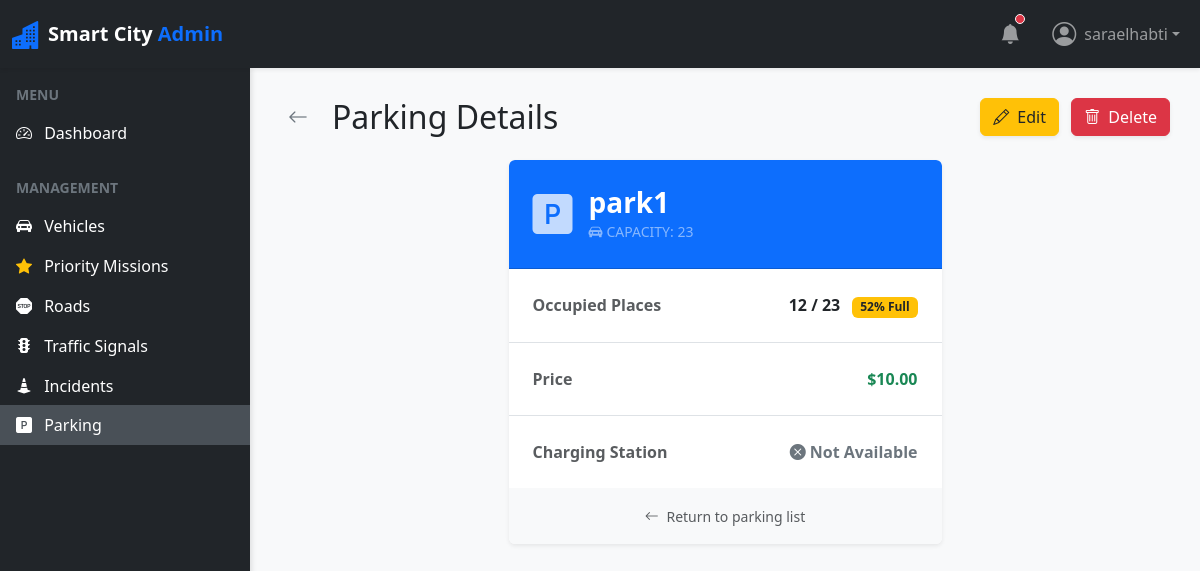
/parking/1/ (signed in), run on the app's committed database.
### parking/models.py (models this page shows, shortened)
class Parking(models.Model):
    name = models.CharField(max_length=255)
    capacity = models.PositiveIntegerField()
    occupied_places = models.PositiveIntegerField(default=0)
    price = models.DecimalField(max_digits=6, decimal_places=2, validators=[MinValueValidator(0.00)])
    charging_station = models.BooleanField(default=False)

### parking/views.py (the view)
# urls.py: path('<int:pk>/', ParkingDetailView.as_view(), name='parking-detail'),
class ParkingDetailView(LoginRequiredMixin, DetailView):
    model = Parking
    template_name = 'parking/parking_detail.html'
    context_object_name = 'parking'

### parking/templates/parking/parking_detail.html (shortened to what this page needs)
{% extends 'base.html' %}
{% block content %}
<div class="row mb-4">
    <div class="col-12 d-flex justify-content-between align-items-center">
        <h2 class="mb-0 d-flex align-items-center">
            <a href="{% url 'parking-list' %}" class="btn btn-sm btn-outline-secondary me-3 border-0"><i class="bi bi-arrow-left fs-5"></i></a>
            Parking Details
        </h2>
        <div>
            <a href="{% url 'parking-update' parking.pk %}" class="btn btn-warning text-dark shadow-sm me-2"><i class="bi bi-pencil me-1"></i> Edit</a>
            <a href="{% url 'parking-delete' parking.pk %}" class="btn btn-danger shadow-sm"><i class="bi bi-trash me-1"></i> Delete</a>
        </div>
    </div>
</div>
<div class="row">
    <div class="col-md-8 col-lg-6 mx-auto">
        <div class="card border-0 shadow-sm overflow-hidden">
            <div class="card-header bg-primary text-white p-4">
                <div class="d-flex align-items-center">
                    <i class="bi bi-p-square-fill fs-1 me-3 opacity-75"></i>
                    <div>
                        <h3 class="mb-0 fw-bold">{{ parking.name }}</h3>
                        <span class="text-white-50 text-uppercase tracking-wide small"><i class="bi bi-car-front-fill me-1"></i>Capacity: {{ parking.capacity }}</span>
                    </div>
                </div>
            </div>
            <div class="card-body p-0">
                <ul class="list-group list-group-flush">
                    <li class="list-group-item p-4 d-flex justify-content-between align-items-center">
                        <span class="text-muted fw-bold">Occupied Places</span>
                        <span class="fw-semibold">
                            {{ parking.occupied_places }} / {{ parking.capacity }}
                            {% widthratio parking.occupied_places parking.capacity 100 as percentage %}
                            <span class="badge bg-{% if percentage < '50' %}success{% elif percentage < '80' %}warning text-dark{% else %}danger{% endif %} ms-2">
                                {{ percentage }}% Full
                            </span>
                        </span>
                    </li>
                    <li class="list-group-item p-4 d-flex justify-content-between align-items-center">
                        <span class="text-muted fw-bold">Price</span>
                        <span class="fw-semibold text-success">${{ parking.price }}</span>
                    </li>
                    <li class="list-group-item p-4 d-flex justify-content-between align-items-center">
                        <span class="text-muted fw-bold">Charging Station</span>
                        <span class="fw-semibold">
                            {% if parking.charging_station %}
                                <span class="text-success"><i class="bi bi-check-circle-fill me-1"></i>Available</span>
                            {% else %}
                                <span class="text-secondary"><i class="bi bi-x-circle-fill me-1"></i>Not Available</span>
                            {% endif %}
                        </span>
                    </li>
                </ul>
            </div>
            <div class="card-footer bg-light p-3 text-center border-top-0">
                <a href="{% url 'parking-list' %}" class="text-decoration-none text-muted small"><i class="bi bi-arrow-left me-1"></i> Return to parking list</a>
            </div>
        </div>
    </div>
</div>
{% endblock %}

### vehicles/templates/base.html (shortened to what this page needs)
<!DOCTYPE html>
<html lang="en">
<head>
    <link href="https://cdn.jsdelivr.net/npm/bootstrap@5.3.0/dist/css/bootstrap.min.css" rel="stylesheet">
    <link href="https://cdn.jsdelivr.net/npm/bootstrap-icons@1.10.5/font/bootstrap-icons.css" rel="stylesheet">
</head>
<body>
    <nav class="navbar navbar-expand-lg navbar-dark bg-dark sticky-top shadow-sm">
        <div class="container-fluid">
            <a class="navbar-brand d-flex align-items-center" href="{% url 'dashboard' %}">
                <i class="bi bi-buildings-fill text-primary me-2 fs-3"></i>
                <span class="fw-bold">Smart City <span class="text-primary">Admin</span></span>
            </a>
            <div class="collapse navbar-collapse" id="navbarSupportedContent">
                <ul class="navbar-nav ms-auto mb-2 mb-lg-0 align-items-center">
                    <li class="nav-item me-3">
                        <a class="nav-link position-relative" href="#">
                            <i class="bi bi-bell-fill fs-5"></i>
                            <span class="position-absolute top-25 start-75 translate-middle p-1 bg-danger border border-light rounded-circle">
                            </span>
                        </a>
                    </li>
                    {% if user.is_authenticated %}
                    <li class="nav-item dropdown">
                        <a class="nav-link dropdown-toggle d-flex align-items-center" href="#" id="navbarDropdown" role="button" data-bs-toggle="dropdown" aria-expanded="false">
                            <i class="bi bi-person-circle fs-4 me-2"></i> {{ user.username }}
                        </a>
                    </li>
                    {% else %}
                    <li class="nav-item">
                        <a class="nav-link d-flex align-items-center" href="{% url 'login' %}">
                            <i class="bi bi-box-arrow-in-right fs-4 me-2"></i> Login
                        </a>
                    </li>
                    {% endif %}
                </ul>
            </div>
        </div>
    </nav>
    <div id="wrapper">
        {% if user.is_authenticated %}
        <div class="bg-dark text-white" id="sidebar">
            <div class="list-group list-group-flush mt-3 pb-4">
                <div class="text-uppercase text-secondary px-3 mb-2 small fw-bold">Menu</div>
                <a href="{% url 'dashboard' %}" class="list-group-item list-group-item-action bg-dark text-white border-0 sidebar-link {% if request.resolver_match.url_name == 'dashboard' %}active{% endif %}">
                    <i class="bi bi-speedometer2 me-2"></i> Dashboard
                </a>
                <div class="text-uppercase text-secondary px-3 mt-4 mb-2 small fw-bold">Management</div>
                <a href="{% url 'vehicle-list' %}" class="list-group-item list-group-item-action bg-dark text-white border-0 sidebar-link ">
                    <i class="bi bi-car-front-fill me-2"></i> Vehicles
                </a>
                <a href="{% url 'priority-list' %}" class="list-group-item list-group-item-action bg-dark text-white border-0 sidebar-link ">
                    <i class="bi bi-star-fill text-warning me-2"></i> Priority Missions
                </a>
                <a href="{% url 'road-list' %}" class="list-group-item list-group-item-action bg-dark text-white border-0 sidebar-link ">
                    <i class="bi bi-sign-stop-fill me-2"></i> Roads
                </a>
                <a href="{% url 'signal-list' %}" class="list-group-item list-group-item-action bg-dark text-white border-0 sidebar-link ">
                    <i class="bi bi-stoplights-fill me-2"></i> Traffic Signals
                </a>
                <a href="{% url 'incident-list' %}" class="list-group-item list-group-item-action bg-dark text-white border-0 sidebar-link ">
                    <i class="bi bi-cone-striped me-2"></i> Incidents
                </a>
                <a href="{% url 'parking-list' %}" class="list-group-item list-group-item-action bg-dark text-white border-0 sidebar-link {% if request.resolver_match and 'parking' in request.resolver_match.url_name|default:'' %}active{% endif %}">
                    <i class="bi bi-p-square-fill me-2"></i> Parking
                </a>
            </div>
        </div>
        {% endif %}
        <div id="page-content-wrapper">
            <div class="container-fluid px-0">
                {% block content %}{% endblock %}
            </div>
        </div>
    </div>
</body>
</html>

### vehicles/templates/base.html (style rules this page uses)
body { min-height: 100vh; display: flex; flex-direction: column; overflow-x: hidden; background-color: #f8f9fa; }
#wrapper { display: flex; flex: 1; }
#sidebar { min-width: 250px; max-width: 250px; min-height: calc(100vh - 56px); transition: all 0.3s; box-shadow: 2px 0 5px rgba(0,0,0,0.1); }
.sidebar-link { transition: all 0.2s; }
.sidebar-link:hover, .sidebar-link.active { background-color: #495057 !important; border-left: 4px solid #0d6efd; }
#page-content-wrapper { flex: 1; padding: 30px; width: 100%; }

### data on the page
Parking: name "park1", capacity "23", occupied_places "12", price "10.00"

### other printed values
{{ user.username }} "saraelhabti"
{{ percentage }} "52"
